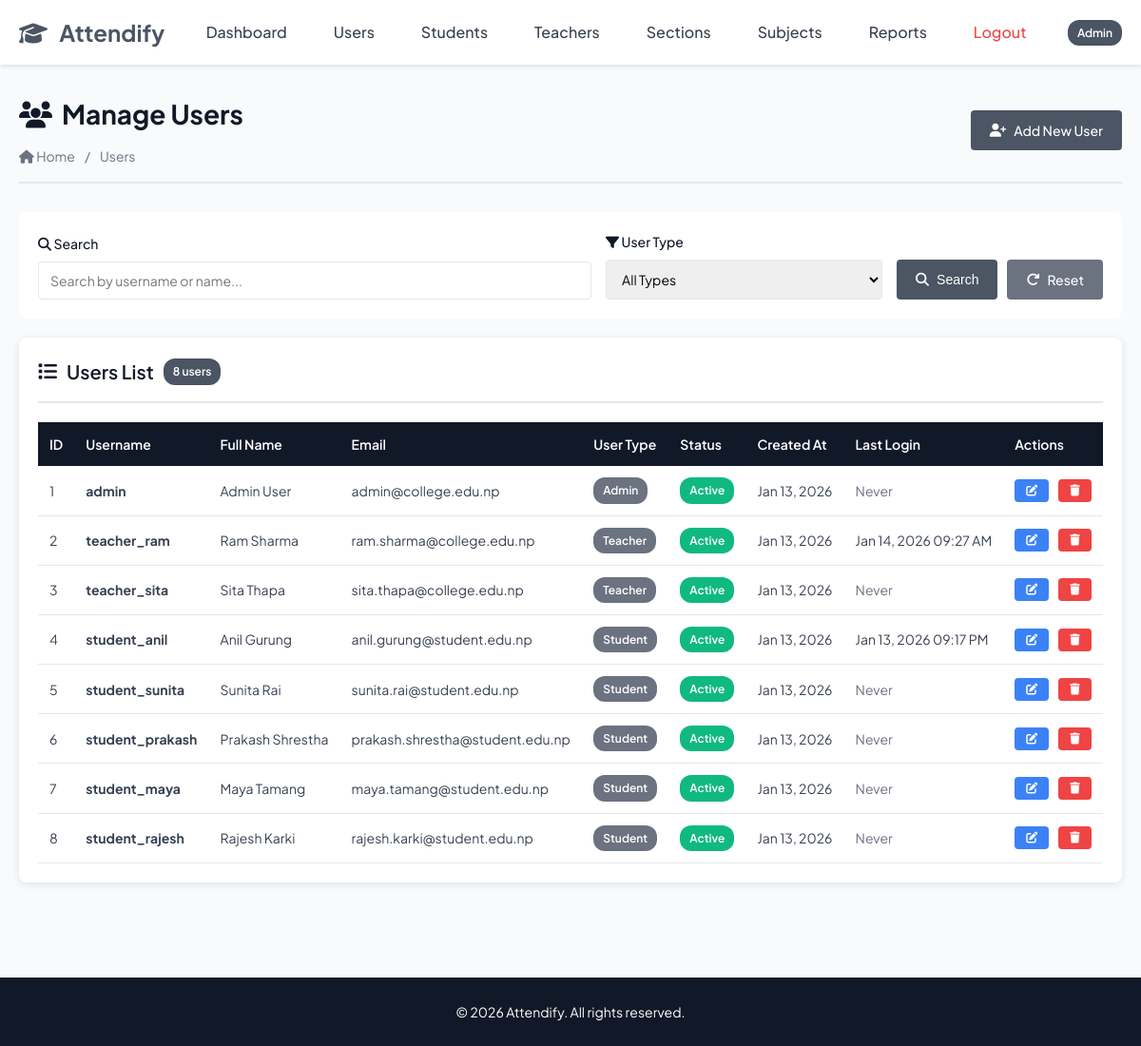
Page /admin/list_users.php (signed in) on the committed database.
### tables this page shows
CREATE TABLE `users` (
  `user_id` int(11) NOT NULL AUTO_INCREMENT,
  `username` varchar(50) NOT NULL,
  `password_hash` varchar(255) NOT NULL,
  `user_type` enum('admin','teacher','student') NOT NULL,
  `created_at` datetime DEFAULT current_timestamp(),
  `last_login` datetime DEFAULT NULL,
  `is_active` tinyint(1) DEFAULT 1,
  PRIMARY KEY (`user_id`),
  UNIQUE KEY `username` (`username`),
  KEY `idx_username` (`username`),
  KEY `idx_user_type` (`user_type`)
);

### admin/list_users.php (the view, shortened to what this page needs)
<?php
require_once '../config.php';
$search = get('search', '');
$sql = "SELECT
    u.user_id,
    u.username,
    u.user_type,
    u.created_at,
    u.last_login,
    u.is_active,
    CASE
        WHEN u.user_type = 'student' THEN CONCAT(s.first_name, ' ', s.last_name)
        WHEN u.user_type = 'teacher' THEN CONCAT(t.first_name, ' ', t.last_name)
        WHEN u.user_type = 'admin' THEN CONCAT(a.first_name, ' ', a.last_name)
        ELSE 'N/A'
    END as full_name,
    CASE
        WHEN u.user_type = 'student' THEN s.email
        WHEN u.user_type = 'teacher' THEN t.email
        WHEN u.user_type = 'admin' THEN a.email
        ELSE NULL
    END as email
FROM USERS u
LEFT JOIN STUDENTS s ON u.user_id = s.user_id AND u.user_type = 'student'
LEFT JOIN TEACHERS t ON u.user_id = t.user_id AND u.user_type = 'teacher'
LEFT JOIN ADMINS a ON u.user_id = a.user_id AND u.user_type = 'admin'
WHERE 1=1";
$sql .= " ORDER BY u.created_at DESC";
$stmt = $conn->prepare($sql);
$stmt->execute();
$result = $stmt->get_result();
include '../includes/header.php';
?>
<div class="page-header">
    <div>
        <h1><i class="fas fa-users"></i> Manage Users</h1>
        <div class="breadcrumb">
            <a href="dashboard.php"><i class="fas fa-home"></i> Home</a>
            <span>/</span>
            <span>Users</span>
        </div>
    </div>
    <div>
        <a href="add_user.php" class="btn btn-primary">
            <i class="fas fa-user-plus"></i> Add New User
        </a>
    </div>
</div>
<div class="search-filter-section">
    <form method="GET" action="" style="display: flex; gap: 15px; width: 100%; align-items: end; flex-wrap:wrap;">
        <div class="form-group" style="flex: 2; margin-bottom: 0; min-width:250px;">
            <label for="search"><i class="fas fa-search"></i> Search</label>
            <input
                type="text"
                id="search"
                name="search"
                placeholder="Search by username or name..."
                value="<?php echo htmlspecialchars($search); ?>"
            >
        </div>
        <div class="form-group" style="flex: 1; margin-bottom: 0;">
            <label for="filter_type"><i class="fas fa-filter"></i> User Type</label>
            <select id="filter_type" name="filter_type">
                <option value="">All Types</option>
            </select>
        </div>
        <div style="display: flex; gap: 10px;">
            <button type="submit" class="btn btn-primary">
                <i class="fas fa-search"></i> Search
            </button>
            <a href="list_users.php" class="btn btn-secondary">
                <i class="fas fa-redo"></i> Reset
            </a>
        </div>
    </form>
</div>
<div class="card">
    <div class="card-header">
        <h2 class="card-title">
            <i class="fas fa-list"></i> Users List
            <span class="badge badge-primary"><?php echo $result->num_rows; ?> users</span>
        </h2>
    </div>
    <div class="card-body">
        <?php if ($result->num_rows > 0): ?>
            <div class="table-responsive">
                <table>
                    <thead>
                        <tr>
                            <th>ID</th>
                            <th>Username</th>
                            <th>Full Name</th>
                            <th>Email</th>
                            <th>User Type</th>
                            <th>Status</th>
                            <th>Created At</th>
                            <th>Last Login</th>
                            <th>Actions</th>
                        </tr>
                    </thead>
                    <tbody>
                        <?php while ($user = $result->fetch_assoc()): ?>
                            <tr>
                                <td><?php echo $user['user_id']; ?></td>
                                <td>
                                    <strong><?php echo e($user['username']); ?></strong>
                                </td>
                                <td><?php echo e($user['full_name']); ?></td>
                                <td><?php echo $user['email'] ? e($user['email']) : '<span class="text-muted">N/A</span>'; ?></td>
                                <td><?php echo getUserTypeBadge($user['user_type']); ?></td>
                                <td>
                                    <?php if ($user['is_active']): ?>
                                        <span class="badge badge-success">Active</span>
                                    <?php else: ?>
                                        <span class="badge badge-danger">Inactive</span>
                                    <?php endif; ?>
                                </td>
                                <td><?php echo formatDate($user['created_at']); ?></td>
                                <td>
                                    <?php
                                    if ($user['last_login']) {
                                        echo formatDateTime($user['last_login']);
                                    } else {
                                        echo '<span class="text-muted">Never</span>';
                                    }
                                    ?>
                                </td>
                                <td>
                                    <div class="btn-group">
                                        <a href="edit_user.php?id=<?php echo $user['user_id']; ?>"
                                           class="btn btn-sm btn-info"
                                           title="Edit User">
                                            <i class="fas fa-edit"></i>
                                        </a>
                                        <a href="delete_user.php?id=<?php echo $user['user_id']; ?>"
                                           class="btn btn-sm btn-danger"
                                           title="Delete User"
                                           onclick="return confirm('Are you sure you want to delete this user? This action cannot be undone.');">
                                            <i class="fas fa-trash"></i>
                                        </a>
                                    </div>
                                </td>
                            </tr>
                        <?php endwhile; ?>
                    </tbody>
                </table>
            </div>
        <?php endif; ?>
    </div>
</div>
<?php
include '../includes/footer.php';
?>

### config.php (shortened to what this page needs)
<?php
function formatDate($date) {
    return date('M d, Y', strtotime($date));
}
function formatDateTime($datetime) {
    return date('M d, Y h:i A', strtotime($datetime));
}
function getUserTypeBadge($type) {
    $badges = [
        'admin' => '<span class="badge badge-danger">Admin</span>',
        'teacher' => '<span class="badge badge-primary">Teacher</span>',
        'student' => '<span class="badge badge-success">Student</span>'
    ];
    return isset($badges[$type]) ? $badges[$type] : '<span class="badge badge-secondary">' . ucfirst($type) . '</span>';
}
function e($string) {
    return htmlspecialchars($string, ENT_QUOTES, 'UTF-8');
}
function get($key, $default = '') {
    return isset($_GET[$key]) ? $_GET[$key] : $default;
}
?>

### css/styles.css (style rules this page uses)
* { margin: 0; padding: 0; box-sizing: border-box; }
:root { --primary-color: #4b5563; --secondary-color: #6366f1; --danger-color: #ef4444; --warning-color: #f59e0b; --info-color: #3b82f6; --dark-color: #111827; --light-color: #f9fafb; --white-color: #ffffff; --border-color: #e5e7eb; --text-color: #374151; --text-muted: #6b7280; --success-color: #10b981; }
body { font-family: 'Plus Jakarta Sans', sans-serif; font-size: 16px; line-height: 1.6; color: var(--text-color); background-color: var(--light-color); }
a { text-decoration: none; color: var(--primary-color); transition: color 0.3s ease; }
.card { background-color: var(--white-color); border-radius: 8px; box-shadow: 0 2px 8px rgba(0, 0, 0, 0.1); padding: 20px; margin-bottom: 20px; }
.card-header { border-bottom: 2px solid var(--border-color); padding-bottom: 15px; margin-bottom: 20px; }
.card-title { font-size: 20px; font-weight: 600; color: var(--dark-color); display: flex; align-items: center; gap: 10px; }
.card-body { padding: 0; }
.table-responsive { overflow-x: auto; margin-top: 20px; }
table { width: 100%; border-collapse: collapse; background-color: var(--white-color); }
table thead { background-color: var(--dark-color); color: var(--white-color); }
table thead th { padding: 12px; text-align: left; font-weight: 600; font-size: 14px; }
table tbody tr { border-bottom: 1px solid var(--border-color); transition: background-color 0.2s ease; }
table tbody td { padding: 12px; font-size: 14px; }
table tbody td:last-child { text-align: right; }
.form-group { margin-bottom: 20px; }
label { display: block; margin-bottom: 8px; font-weight: 500; color: var(--dark-color); font-size: 14px; }
input[type="text"], input[type="email"], input[type="password"], input[type="number"], input[type="date"], input[type="time"], input[type="tel"], select, textarea { width: 100%; padding: 10px 12px; border: 1px solid var(--border-color); border-radius: 4px; font-size: 14px; font-family: inherit; transition: all 0.3s ease; }
.btn { display: inline-flex; align-items: center; gap: 8px; padding: 10px 20px; border: none; border-radius: 4px; font-size: 14px; font-weight: 500; cursor: pointer; text-decoration: none; }
.btn-primary { background-color: var(--primary-color); color: var(--white-color); }
.btn-danger { background-color: var(--danger-color); color: var(--white-color); }
.btn-info { background-color: var(--info-color); color: var(--white-color); }
.btn-secondary { background-color: #6b7280; color: var(--white-color); }
.btn-sm { padding: 6px 12px; font-size: 12px; }
.btn-group { display: flex; gap: 10px; flex-wrap: wrap; }
.badge { display: inline-block; padding: 4px 10px; font-size: 12px; font-weight: 600; border-radius: 12px; color: var(--white-color); }
.badge-primary { background-color: var(--primary-color); }
.badge-success { background-color: var(--success-color); }
.badge-secondary { background-color: #6b7280; }
.search-filter-section { background-color: var(--white-color); padding: 20px; border-radius: 8px; margin-bottom: 20px; display: flex; gap: 15px; flex-wrap: wrap; align-items: end; }
.search-filter-section .form-group { margin-bottom: 0; flex: 1; min-width: 200px; }
.page-header { display: flex; justify-content: space-between; align-items: center; margin-bottom: 30px; padding-bottom: 15px; border-bottom: 2px solid var(--border-color); }
.page-header h1 { font-size: 28px; color: var(--dark-color); display: flex; align-items: center; gap: 10px; }
.breadcrumb { display: flex; gap: 10px; align-items: center; font-size: 14px; color: var(--text-muted); margin-top: 10px; }
.breadcrumb a { color: var(--text-muted); }
.text-muted { color: var(--text-muted); }

### rows in the picture
users: user_id "1", username "admin", full_name "Admin User", email "admin@college.edu.np", user_type "Admin", is_active "Active", created_at "Jan 13, 2026", shows "Never"
users: user_id "2", username "teacher_ram", full_name "Ram Sharma", email "ram.sharma@college.edu.np", user_type "Teacher", is_active "Active", created_at "Jan 13, 2026", last_login "Jan 14, 2026 09:27 AM"
users: user_id "3", username "teacher_sita", full_name "Sita Thapa", email "sita.thapa@college.edu.np", user_type "Teacher", is_active "Active", created_at "Jan 13, 2026", shows "Never"
users: user_id "4", username "student_anil", full_name "Anil Gurung", email "anil.gurung@student.edu.np", user_type "Student", is_active "Active", created_at "Jan 13, 2026", last_login "Jan 13, 2026 09:17 PM"
users: user_id "5", username "student_sunita", full_name "Sunita Rai", email "sunita.rai@student.edu.np", user_type "Student", is_active "Active", created_at "Jan 13, 2026", shows "Never"
users: user_id "6", username "student_prakash", full_name "Prakash Shrestha", email "prakash.shrestha@student.edu.np", user_type "Student", is_active "Active", created_at "Jan 13, 2026", shows "Never"
users: user_id "7", username "student_maya", full_name "Maya Tamang", email "maya.tamang@student.edu.np", user_type "Student", is_active "Active", created_at "Jan 13, 2026", shows "Never"
users: user_id "8", username "student_rajesh", full_name "Rajesh Karki", email "rajesh.karki@student.edu.np", user_type "Student", is_active "Active", created_at "Jan 13, 2026", shows "Never"

### other values in the picture
$_SESSION['user_type'] "Admin"
$result->num_rows "8"
